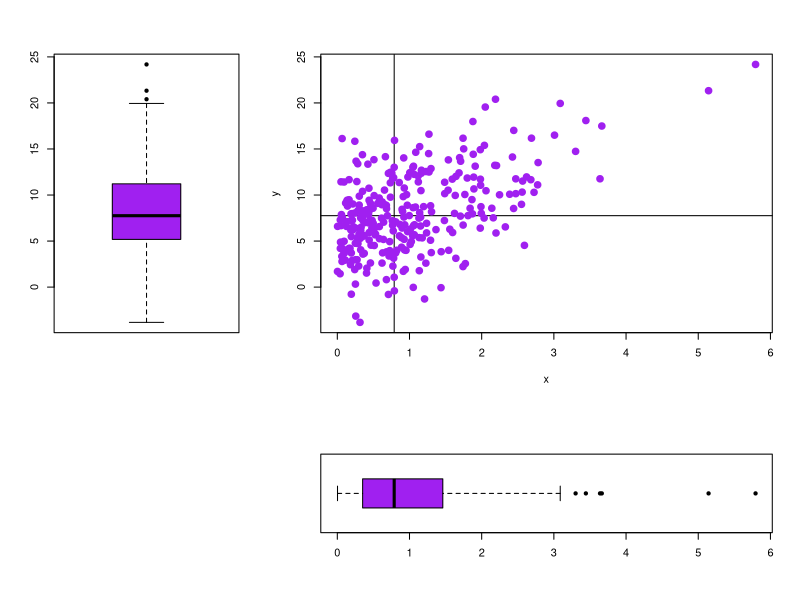

Reproduce this figure in R.
Function.FUN <- function(n,a,b,c,d) #Аргументы ф-ии - параметры распределений
{
  set.seed(14)
  x <- rf(300,df1 = a,df2 = b)
  e <- rnorm(300,mean = c,sd = d)
  y <- 5 + 3 * x + e
  median.x <- median(x)
  median.y <- median(y)
  layout(matrix(c(1,2,2,1,2,2,4,3,3),nrow = 3,byrow = T))
  boxplot(y,pch = 20,cex = 1,col = "purple")
  plot(x,y,abline(v = median.x,h = median.y,lty = 1),pch = 20,cex = 2,col = "purple")
  boxplot(x,pch = 20,cex = 1,horizontal = T,col = "purple")
  
}
Function.FUN(300,3,50,0,4) #Вывод ф-ии